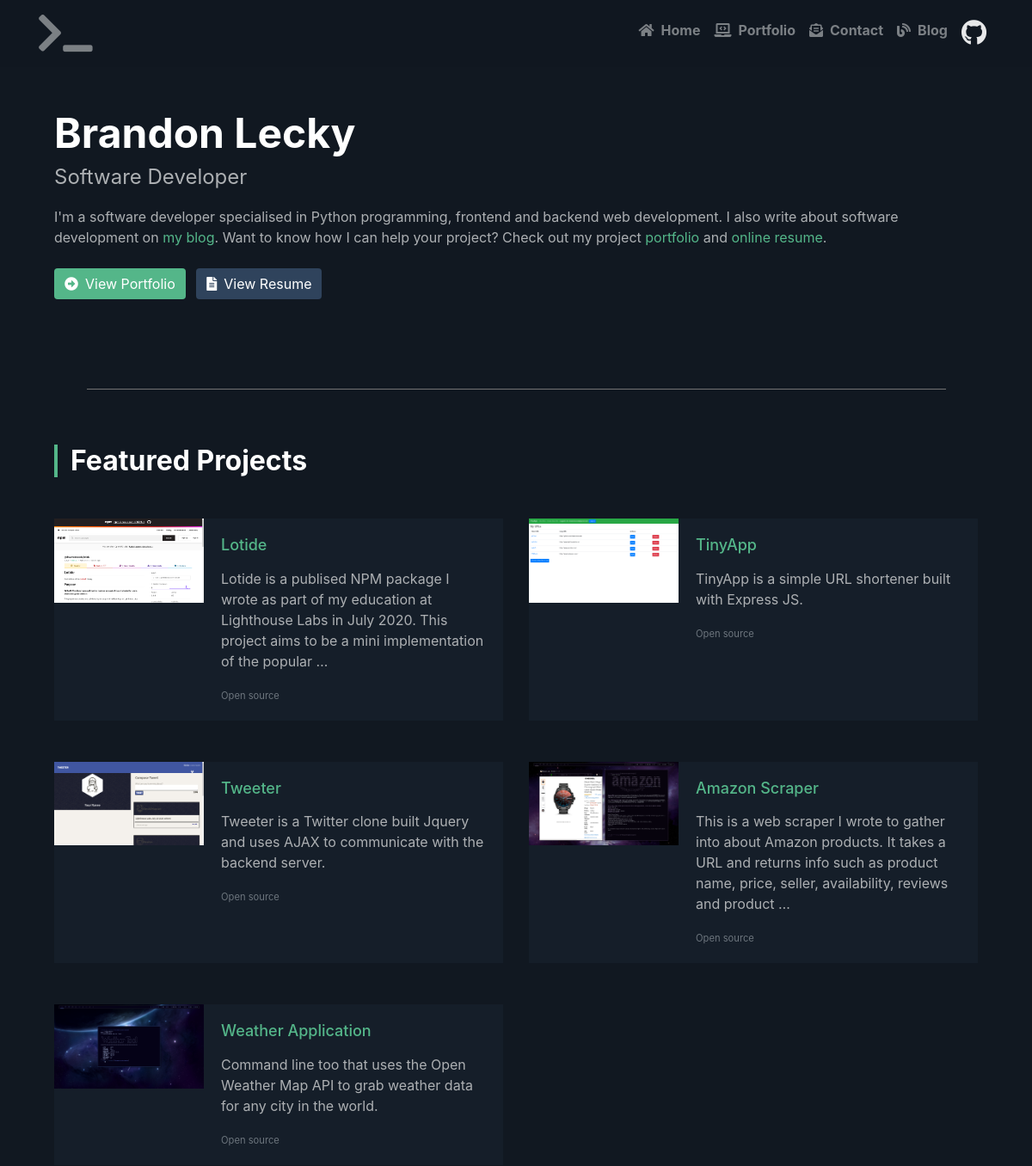
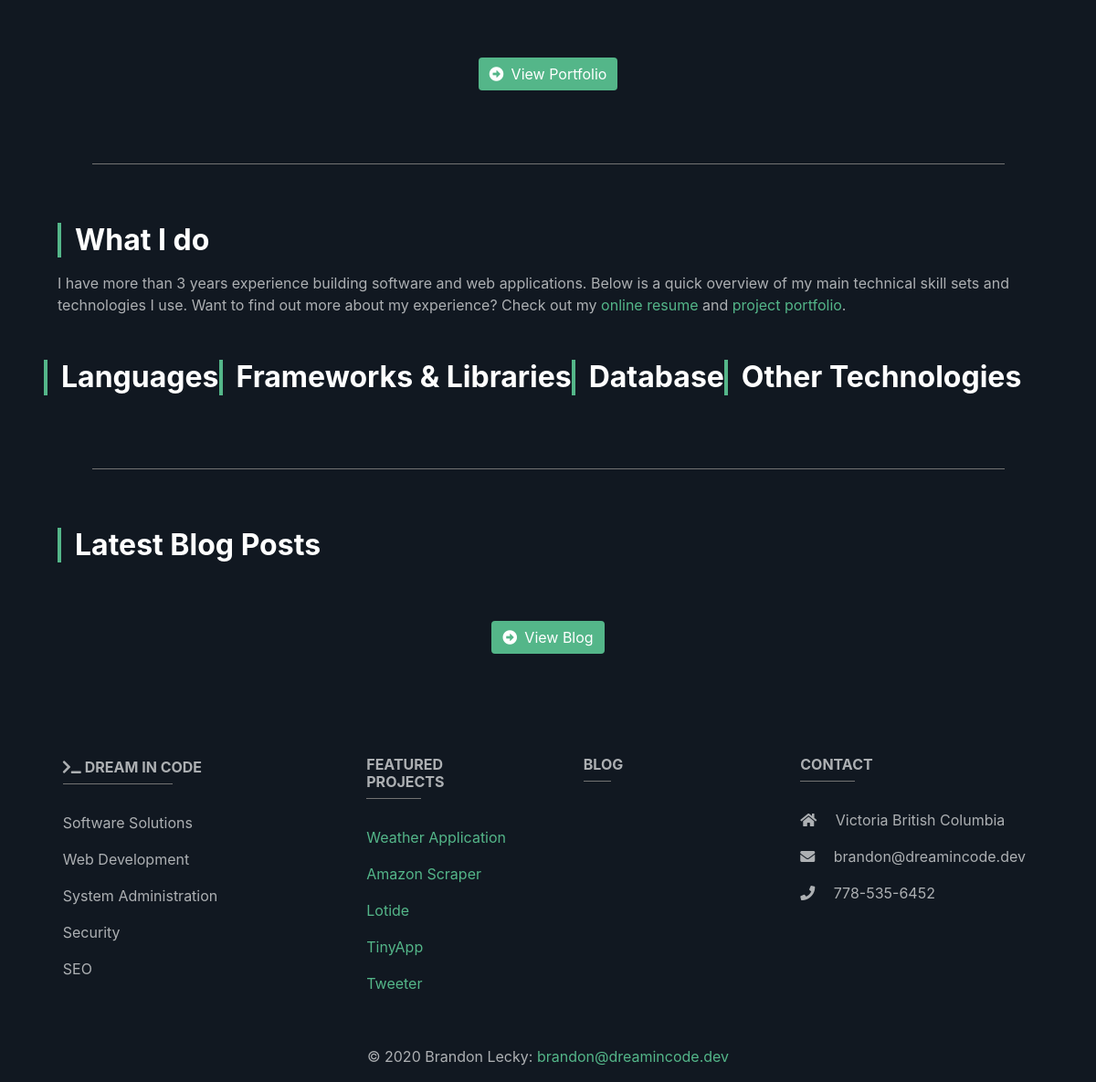
The page / on the database its author committed (2 pictures, top to bottom).
### projects/models.py (models this page shows, shortened)
class Project(models.Model):
    project_image = models.ImageField(upload_to="projects")
    project_title = models.CharField(max_length=100)
    slug = models.SlugField(max_length=100, default=1)
    project_intro = models.TextField(default=1)
    project_overview = models.TextField()
    project_github = models.CharField(max_length=100, blank=True)
    project_client = models.CharField(max_length=100, blank=True)
    project_client_website = models.CharField(max_length=100, blank=True)
    project_client_industry = models.CharField(max_length=100, blank=True)
    open_source = models.BooleanField(default=True)
    project_featured = models.BooleanField(default=False)
    project_date = models.DateField(default=datetime.now)

### main/models.py (models this page shows, shortened)
class Homepage(models.Model):
    what_i_do = models.CharField(max_length=500)

### main/views.py (the view)
# urls.py: path('', views.homepage_view, name="homepage_view"),
def homepage_view(request):
    context = {
        "title": "Dream in Code | Home",
        "description": "",
        "homepage": Homepage.objects.first(),
        "blog_home": BlogPost.objects.all()[0:6],
        "projects_home": Project.objects.filter(project_featured=True).order_by('-project_date')[0:9],
        'languages': Skills.objects.filter(category='LANGUAGES'),
        'frameworks_and_libraries': Skills.objects.filter(category='FRAMEWORKS_AND_LIBRARIES'),
        'database': Skills.objects.filter(category='DATABASE'),
        'other_technologies': Skills.objects.filter(category='OTHER_TECHNOLOGIES'),
        "blog_footer": blog_footer,
        "projects_footer": projects_footer,
    }
    return render(request, "main/index.html", context)

### main/templates/main/index.html (shortened to what this page needs)
{% extends "base.html" %}
{% block content %}
<div class="main-wrapper">
		<section class="about-me-section p-3 p-lg-5 theme-bg-light" data-aos="fade-in" data-aos-duration="2000">
			<div class="container">
				<div class="profile-teaser media flex-column flex-lg-row">
					<div class="media-body">
						<h2 class="name font-weight-bold mb-1">Brandon Lecky</h2>
						<div class="tagline mb-3">Software Developer</div>
						<div class="bio mb-4">I'm a software developer specialised in Python programming, frontend and backend web development. I also write about software development on <a class="link-on-bg" href="blog-home.html">my blog</a>. Want to know how I can help your project? Check out my project <a class="link-on-bg" href="projects.html">portfolio</a> and <a class="link-on-bg" href="media/resume/Brandon-Lecky-Resume.pdf" target="_blank">online resume</a>.
						</div>
						<div class="mb-4">
							<a class="btn btn-primary mr-2 mb-3" href="{% url "main:projects_view" %}"><i class="fas fa-arrow-alt-circle-right mr-2"></i><span class="d-none d-md-inline">View</span> Portfolio</a>
							{% load static %}
							<a class="btn btn-secondary mb-3" href="https://resume.creddle.io/resume/81vrkp4a142" download><i class="fas fa-file-alt mr-2"></i><span class="d-none d-md-inline">View</span> Resume</a>
						</div>
					</div>
				</div>
			</div>
		</section>
		<div class="container"><hr></div>
		{% include "main/includes/homepage_projects.html" %}
		<div class="container"><hr></div>
		<section class="overview-section p-3 p-lg-5" data-aos="fade-in" data-aos-duration="2000">
			<div class="container">
				<h2 class="section-title font-weight-bold mb-3">What I do</h2>
				<div class="section-intro mb-5">{{homepage.what_i_do}} Below is a quick overview of my main technical skill sets and technologies I use. Want to find out more about my experience? Check out my <a href="resume.html">online resume</a> and <a href="portfolio.html">project portfolio</a>.</div>
				<div class="row">
		    <h2 class="section-title font-weight-bold mb-3">Languages</h2>
		    <h2 class="section-title font-weight-bold mb-3">Frameworks & Libraries</h2>
		    <h2 class="section-title font-weight-bold mb-3">Database</h2>
		    <h2 class="section-title font-weight-bold mb-3">Other Technologies</h2>
				</div>
			</div>
		</section>
		<div class="container"><hr></div>
		{% include "main/includes/homepage_blog_posts.html" %}
</div>
{% endblock %}

### main/templates/main/includes/homepage_projects.html (shortened to what this page needs)
        <section class="featured-section p-3 p-lg-5" data-aos="fade-in" data-aos-duration="1000">
			<div class="container">
				<h2 class="section-title font-weight-bold mb-5">Featured Projects</h2>
				<div class="row">
					{% for project in projects_home %}
					<div class="col-md-6 mb-5 align-items-stretch d-flex">
						<div class="card project-card">
							<div class="row no-gutters">
								<div class="col-lg-4 card-img-holder">
									<img src="{{project.project_image.url}}" class="project-img card-img" alt="image">
								</div>
								<div class="col-lg-8">
									<div class="card-body">
										<h5 class="card-title"><a href="{% url 'main:project_detail' slug=project.slug %}" class="theme-link">{{project.project_title}}</a></h5>
										<p class="card-text">{{project.project_overview|truncatewords:30|safe}}</p>
										{% if project.open_source %}
										<p class="card-text"><small class="text-muted">Open source</small></p>
										{% endif %}
									</div>
								</div>
							</div>
						</div>
					</div>
					{% endfor %}
				</div>
				<div class="text-center py-3"><a href="{% url "main:projects_view" %}" class="btn btn-primary"><i class="fas fa-arrow-alt-circle-right mr-2"></i>View Portfolio</a></div>
			</div>
		</section>

### main/templates/main/includes/footer.html (shortened to what this page needs)
<footer class="page-footer font-small unique-color-dark" data-aos="fade-in" data-aos-duration="2000">
  <div class="container text-center text-md-left mt-5">
    <div class="row mt-3">
      <div class="col-md-3 col-lg-4 col-xl-3 mx-auto mb-4">
        {% load staticfiles %}
        <div>
        <a style="color: #adb0b3; display: inline-block; margin: 0;" href="{% url 'main:homepage_view' %}"><i class="fas fa-terminal mr-1 "></i><h6 style="display: inline-block;" class="text-uppercase font-weight-bold">Dream in Code</h6></a>
        </div>
        <hr class="deep-purple accent-2 mb-4 mt-0 d-inline-block mx-auto" style="width: 120px;">
        <p>Software Solutions</p>
        <p>Web Development</p>
        <p>System Administration</p>
        <p>Security</p>
	<p>SEO</p>
      </div>
      <div class="col-md-2 col-lg-2 col-xl-2 mx-auto mb-4">
        <h6 class="text-uppercase font-weight-bold">Featured Projects</h6>
        <hr class="deep-purple accent-2 mb-4 mt-0 d-inline-block mx-auto" style="width: 60px;">
        {% for project in projects_footer %}
        {% if project.project_featured %}
        <p>
          <a href="{% url 'main:project_detail' slug=project.slug %}">{{project.project_title}}</a>
        </p>
        {% endif %}
        {% endfor %}
      </div>
      <div class="col-md-3 col-lg-2 col-xl-2 mx-auto mb-4">
        <h6 class="text-uppercase font-weight-bold">Blog</h6>
        <hr class="deep-purple accent-2 mb-4 mt-0 d-inline-block mx-auto" style="width: 30px;">
      </div>
      <div class="col-md-4 col-lg-3 col-xl-3 mx-auto mb-md-0 mb-4">
        <h6 class="text-uppercase font-weight-bold">Contact</h6>
        <hr class="deep-purple accent-2 mb-4 mt-0 d-inline-block mx-auto" style="width: 60px;">
        <p>
          <i class="fas fa-home mr-3"></i> Victoria British Columbia</p>
        <p>
          <i class="fas fa-envelope mr-3"></i> brandon@dreamincode.dev</p>
        <p>
          <i class="fas fa-phone mr-3"></i> 778-535-6452</p>
      </div>
    </div>
  </div>
  <div class="footer-copyright text-center py-3">&copy; <span id="year"></span> Brandon Lecky:
    <a href="mailto:brandon@dreamincode.dev">brandon@dreamincode.dev</a>
  </div>
</footer>

### static/css/style.css (style rules this page uses)
html body { width: 100%; height: 100%; margin: 0px; padding: 0px; overflow-x: hidden; background-color: #111821; color: #adb0b3; }
a, a:active, a:focus { color: #54b689; outline: none; }
h2 { color: #fff; }
hr { background-color: #808080; width: 90%; }
img { display: block; max-width: 100%; height: auto; }
.section-title { border-left: 4px solid #54b689; padding-left: 15px; }
.name { font-size: 48px; }
.tagline { font-size: 24px; }
.bio { display: block; }
.btn-primary { background-color: #54b689; border: none; }
.btn-secondary { background-color: #2f435c; border: none; }
.project-card { border-radius: 0; }
.project-card .card-img { border-radius: 0; }
.project-card .card-title { font-size: 1.125rem; }
.project-card .card-text { font-size: 0.875rem; }
.project-card .card-img-holder { height: 100%; overflow: hidden; vertical-align: middle; background-color: #151e29; }
.card { border: none; background-color: #151e29; }
.card-body { background-color: #151e29; }

### rows shown on the page
Project: project_image (picture), project_title "Lotide", project_overview "Lotide is a publised NPM package I wrote as part of my education at Lighthouse Labs in July 2020. This project aims to be a mini implementation of the popular …", open_source "Open source"
Project: project_image (picture), project_title "TinyApp", project_overview "TinyApp is a simple URL shortener built with Express JS.", open_source "Open source"
Project: project_image (picture), project_title "Tweeter", project_overview "Tweeter is a Twitter clone built Jquery and uses AJAX to communicate with the backend server.", open_source "Open source"
Project: project_image (picture), project_title "Amazon Scraper", project_overview "This is a web scraper I wrote to gather into about Amazon products. It takes a URL and returns info such as product name, price, seller, availability, reviews and product …", open_source "Open source"
Project: project_image (picture), project_title "Weather Application", project_overview "Command line too that uses the Open Weather Map API to grab weather data for any city in the world.", open_source "Open source"
Homepage: what_i_do "I have more than 3 years experience building software and web applications."
